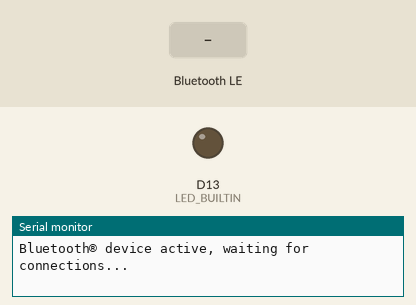
Recording of a sketch running on a simulated Arduino Nano 33 IoT. Parts: output pins drawn as LEDs (lit = HIGH), the last lines printed to the serial monitor. The inputs (shaded band) are chosen by the test bench. Nothing arrives over Bluetooth unless stated; a phone connects over Bluetooth LE 3 s after start.

Above: at 0.1 s.
At 3.8 s:
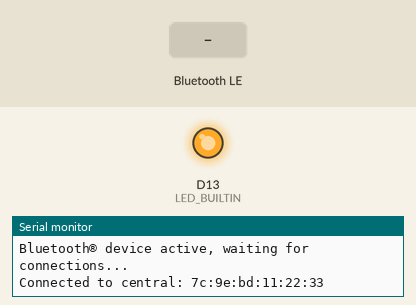
3.9 s: Bluetooth LE write "1" received
Timing chart, 0 to 6.9 s (numbered marks = the images above; inputs shaded):
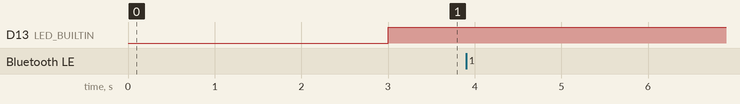

The sketch:

arduino_ble.ino
```cpp
#include <ArduinoBLE.h>

#define BUFFER_SIZE 20

// Define a custom BLE service and characteristic
BLEService customService("00000000-5EC4-4083-81CD-A10B8D5CF6EC");
BLECharacteristic customCharacteristic(
    "00000001-5EC4-4083-81CD-A10B8D5CF6EC", BLERead | BLEWrite | BLENotify, BUFFER_SIZE, false);

void setup() {
  Serial.begin(9600);
  while (!Serial);

  // Initialize the built-in LED to indicate connection status
  pinMode(LED_BUILTIN, OUTPUT);

  if (!BLE.begin()) {
    Serial.println("Starting BLE failed!");
    while (1);
  }

  // Set the device name and local name
  BLE.setLocalName("BLE-DEVICE-C5");
  BLE.setDeviceName("BLE-DEVICE-C5");

  // Add the characteristic to the service
  customService.addCharacteristic(customCharacteristic);

  // Add the service
  BLE.addService(customService);

  // Set an initial value for the characteristic
  customCharacteristic.writeValue("Waiting for data");

  // Start advertising the service
  BLE.advertise();

  Serial.println("Bluetooth® device active, waiting for connections...");
}

void loop() {
  // Wait for a BLE central to connect
  BLEDevice central = BLE.central();

  if (central) {
    Serial.print("Connected to central: ");
    Serial.println(central.address());
    digitalWrite(LED_BUILTIN, HIGH); // Turn on LED to indicate connection

    // Keep running while connected
    while (central.connected()) {
      // Check if the characteristic was written
      if (customCharacteristic.written()) {
       // Get the length of the received data
        int length = customCharacteristic.valueLength();

        // Read the received data
        const unsigned char* receivedData = customCharacteristic.value();

        // Create a properly terminated string
        char receivedString[length + 1]; // +1 for null terminator
        memcpy(receivedString, receivedData, length);
        receivedString[length] = '\0'; // Null-terminate the string

        // Print the received data to the Serial Monitor
        Serial.print("Received data: ");
        Serial.println(receivedString);


        // Optionally, respond by updating the characteristic's value
        customCharacteristic.writeValue("Data received");
      }
    }

    digitalWrite(LED_BUILTIN, LOW); // Turn off LED when disconnected
    Serial.println("Disconnected from central.");
  }
}
```
